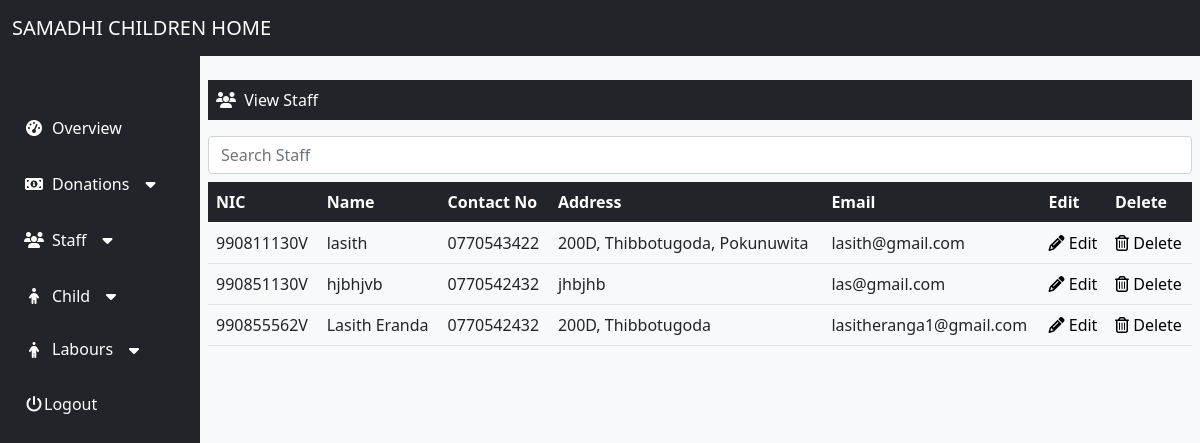
The app's page /home.php?view_staff (signed in) with its own data.
### tables this page shows
CREATE TABLE `staff` (
  `nic` varchar(12) NOT NULL,
  `name` varchar(20) NOT NULL,
  `contact_num` char(10) NOT NULL,
  `address` varchar(50) NOT NULL,
  `email` varchar(50) NOT NULL,
  `password` varchar(20) NOT NULL
);

### view_staff.php (the view, shortened to what this page needs)
<?php
include("db.php");
$sqlQuery = "SELECT * FROM staff ";
$resultSet = mysqli_query($Con, $sqlQuery) or die("database error:" . mysqli_error($Con));
?>
<div class="col-12 py-3"></div>
<div class="col-12 pt-5 px-2">
    <p class="bg-dark py-2 text-white"><i id="arrow" class="fa fa-fw fa-users text-light pe-4 ps-2"></i> View Staff</p>
    <div class="col-sm-12">
        <input type="text" class="form-control mb-2" id="search" placeholder="Search Staff" onkeyup="Search()">
    </div>
</div>
<div class="col-12 d-flex justify-content-center align-content-center ">
    <div class="col-12 px-2 ">
        <table id="data" class="table  table-hover">
            <thead class="table-dark">
                <tr>
                    <th>NIC</th>
                    <th>Name</th>
                    <th>Contact No</th>
                    <th>Address</th>
                    <th>Email</th>
                    <th>Edit</th>
                    <th>Delete</th>
                </tr>
            </thead>
            <tbody class="tb_data">
                <?php while ($data_list = mysqli_fetch_assoc($resultSet)) { ?>
                    <tr id="<?php echo $data_list['nic']; ?>">
                        <td><?php echo $data_list['nic']; ?></td>
                        <td><?php echo $data_list['name']; ?></td>
                        <td><?php echo $data_list['contact_num']; ?></td>
                        <td><?php echo $data_list['address']; ?></td>
                        <td><?php echo $data_list['email']; ?></td>
                        <td>
                           <a href="home.php?edit_staff=<?php echo $data_list['nic']; ?>">
                                <i class="fa fa-pencil"> </i> Edit
                            </a>
                        </td>
                        <td>
                           <a href="home.php?delete_staff=<?php echo $data_list['nic']; ?>">
                                <i class="fa fa-trash-o"> </i> Delete
                            </a>
                        </td>
                    </tr>
                <?php } ?>
            </tbody>
        </table>
    </div>
</div>

### home.php (style rules this page uses)
a { text-decoration: none; color: white; }
.tb_data a { color: black; }

### records on screen
staff: nic "990811130V", name "lasith", contact_num "0770543422", address "200D, Thibbotugoda, Pokunuwita", email "lasith@gmail.com"
staff: nic "990851130V", name "hjbhjvb", contact_num "0770542432", address "jhbjhb", email "las@gmail.com"
staff: nic "990855562V", name "Lasith Eranda", contact_num "0770542432", address "200D, Thibbotugoda", email "lasitheranga1@gmail.com"
